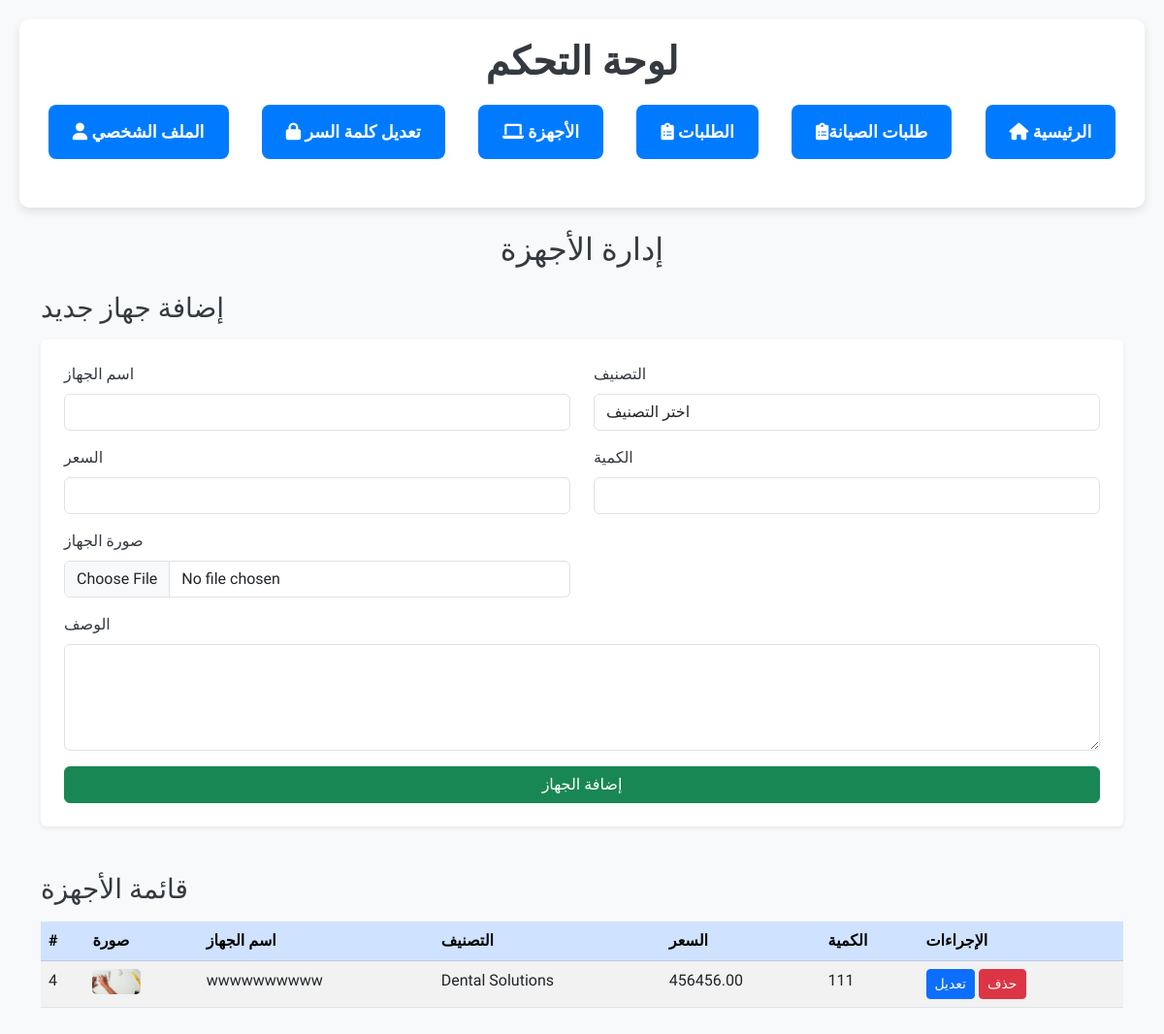
The app's page /emp/device.php (signed in), older data.
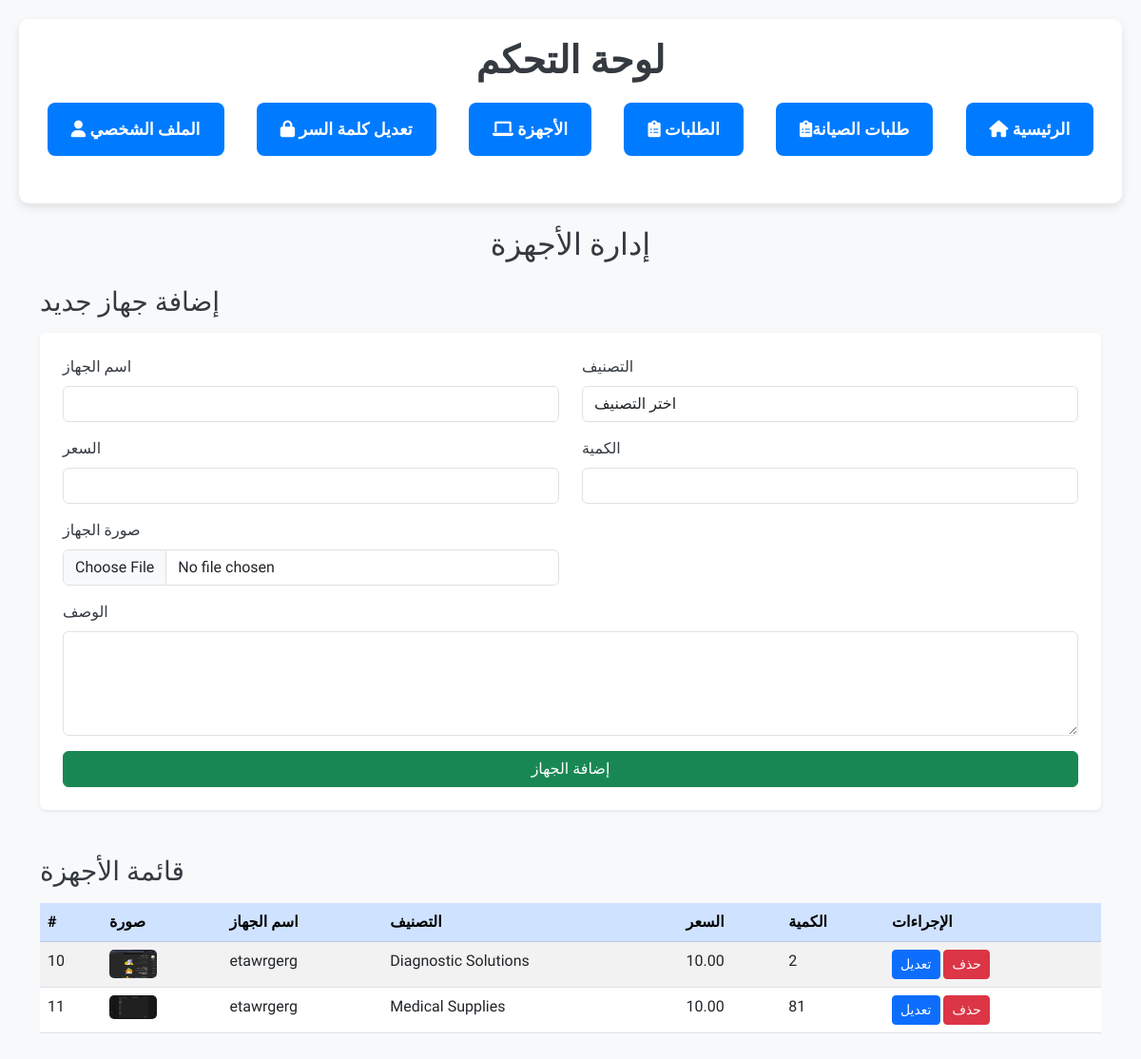
The same page, newer data.
### tables this page shows
CREATE TABLE `devices` (
  `id` int NOT NULL,
  `emp_id` int NOT NULL,
  `device_name` varchar(255) NOT NULL,
  `device_description` text,
  `category_id` int DEFAULT NULL,
  `price` decimal(10,2) DEFAULT NULL,
  `stock_quantity` int DEFAULT '0',
  `created_at` timestamp NOT NULL DEFAULT CURRENT_TIMESTAMP,
  `image_path` varchar(255) NOT NULL
);

CREATE TABLE `categories` (
  `id` int NOT NULL,
  `category_name` varchar(255) NOT NULL,
  `created_at` timestamp NOT NULL DEFAULT CURRENT_TIMESTAMP,
  `category_image` varchar(255) NOT NULL
);

### emp/device.php (the view, shortened to what this page needs)
<?php
include '../db.php';
$emp_id = $_SESSION['user_id'];
$devices_query = "SELECT devices.*, categories.category_name FROM devices LEFT JOIN categories ON devices.category_id = categories.id WHERE emp_id = ?";
$stmt = $conn->prepare($devices_query);
$stmt->bind_param("i", $emp_id);
$stmt->execute();
$devices = $stmt->get_result();
?>
<!DOCTYPE html>
<html lang="ar">
<head>
    <link href="https://cdnjs.cloudflare.com/ajax/libs/font-awesome/6.0.0-beta3/css/all.min.css" rel="stylesheet">
    <link href="https://cdn.jsdelivr.net/npm/bootstrap@5.3.0-alpha3/dist/css/bootstrap.min.css" rel="stylesheet">
</head>
<body>
    <div class="dashboard">
        <h1>لوحة التحكم</h1>
        <div class="link-control">
            <a href="profail.php"><i class="fas fa-user"></i> الملف الشخصي</a>
            <a href="password.php"><i class="fas fa-lock"></i> تعديل كلمة السر</a>
            <a href="device.php"><i class="fas fa-laptop"></i> الأجهزة</a>
            <a href="requests.php"><i class="fas fa-clipboard-list"></i> الطلبات</a>
            <a href="maintenance_requests.php"><i class="fas fa-clipboard-list"></i>طلبات الصيانة</a>
            <a href="../index.php"><i class="fas fa-home"></i> الرئيسية</a>
        </div>
    </div>
    <div class="container mt-4">
        <h2 class="mb-4 text-center">إدارة الأجهزة</h2>
        <h3 class="mb-3">إضافة جهاز جديد</h3>
        <form method="POST" enctype="multipart/form-data" class="mb-5 p-4 bg-white shadow-sm rounded">
            <div class="row">
                <div class="col-md-6 mb-3">
                    <label for="device_name" class="form-label">اسم الجهاز</label>
                    <input type="text" name="device_name" id="device_name" class="form-control" required>
                </div>
                <div class="col-md-6 mb-3">
                    <label for="category_id" class="form-label">التصنيف</label>
                    <select name="category_id" id="category_id" class="form-control" required>
                        <option value="" disabled selected>اختر التصنيف</option>
                    </select>
                </div>
                <div class="col-md-6 mb-3">
                    <label for="price" class="form-label">السعر</label>
                    <input type="number" name="price" id="price" class="form-control" required>
                </div>
                <div class="col-md-6 mb-3">
                    <label for="stock_quantity" class="form-label">الكمية</label>
                    <input type="number" name="stock_quantity" id="stock_quantity" class="form-control" required>
                </div>
                <div class="col-md-6 mb-3">
                    <label for="device_image" class="form-label">صورة الجهاز</label>
                    <input type="file" name="device_image" id="device_image" class="form-control">
                </div>
                <div class="col-12 mb-3">
                    <label for="device_description" class="form-label">الوصف</label>
                    <textarea name="device_description" id="device_description" class="form-control" rows="4" required></textarea>
                </div>
            </div>
            <button type="submit" name="add_device" class="btn btn-success">إضافة الجهاز</button>
        </form>
        <h3 class="mb-3">قائمة الأجهزة</h3>
        <table class="table table-striped">
            <thead class="table-primary">
                <tr>
                    <th>#</th>
                    <th>صورة</th>
                    <th>اسم الجهاز</th>
                    <th>التصنيف</th>
                    <th>السعر</th>
                    <th>الكمية</th>
                    <th>الإجراءات</th>
                </tr>
            </thead>
            <tbody>
                <?php foreach ($devices as $device): ?>
                    <tr>
                        <td><?php echo $device['id']; ?></td>
                        <td>
                            <?php if ($device['image_path']): ?>
                                <img src="../<?php echo $device['image_path']; ?>" alt="صورة الجهاز">
                            <?php else: ?>
                                <span>لا توجد صورة</span>
                            <?php endif; ?>
                        </td>
                        <td><?php echo htmlspecialchars($device['device_name']); ?></td>
                        <td><?php echo htmlspecialchars($device['category_name']); ?></td>
                        <td><?php echo htmlspecialchars($device['price']); ?></td>
                        <td><?php echo htmlspecialchars($device['stock_quantity']); ?></td>
                        <td>
                            <button class="btn btn-primary btn-sm" data-bs-toggle="modal" data-bs-target="#editDeviceModal<?php echo $device['id']; ?>">تعديل</button>
                            <a href="?delete_device=<?php echo $device['id']; ?>" class="btn btn-danger btn-sm">حذف</a>
                        </td>
                    </tr>
                <?php endforeach; ?>
            </tbody>
        </table>
    </div>
</body>
</html>

Row changes from the older to the newer data that the page shows:
removed devices: id "4", image_path (picture), device_name "wwwwwwwwww", category.category_name "Dental Solutions", price "456456.00", stock_quantity "111"
added devices: id "10", image_path (picture), device_name "etawrgerg", category.category_name "Diagnostic Solutions", price "10.00", stock_quantity "2"
added devices: id "11", image_path (picture), device_name "etawrgerg", category.category_name "Medical Supplies", price "10.00", stock_quantity "81"
